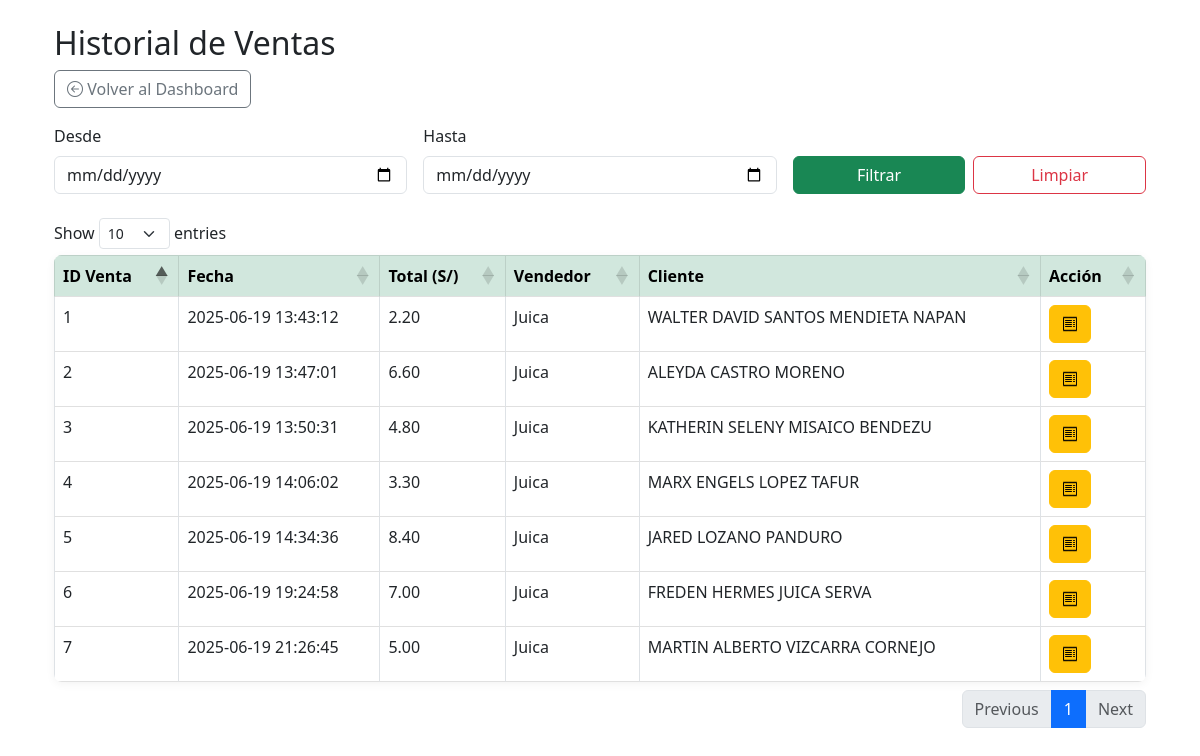
Screenshot of /frontend/views/ventas.php (signed in) with the database file from the repository.
### tables this page shows
CREATE TABLE ventas (
  id_venta int NOT NULL,
  fecha datetime DEFAULT CURRENT_TIMESTAMP,
  total decimal(10,2) NOT NULL,
  id_usuario int NOT NULL,
  id_cliente int DEFAULT NULL
);

CREATE TABLE usuarios (
  id_usuario int NOT NULL,
  usuario varchar(100) NOT NULL,
  contraseña varchar(255) NOT NULL,
  rol enum('administrador','vendedor') NOT NULL,
  token_recuperacion varchar(255) DEFAULT NULL,
  expira_token datetime DEFAULT NULL
);

CREATE TABLE clientes (
  id_cliente int NOT NULL,
  dni char(8) NOT NULL,
  nombre_completo varchar(200) NOT NULL
);

### frontend/views/ventas.php (the view, shortened to what this page needs)
<?php
require '../../backend/config/conexion.php';
$desde = $_GET['desde'] ?? '';
$hasta = $_GET['hasta'] ?? '';
$condicion = '';
$query = "
    SELECT v.id_venta, v.fecha, v.total, u.usuario, c.nombre_completo AS cliente
    FROM Ventas v
    JOIN Usuarios u ON v.id_usuario = u.id_usuario
    JOIN Clientes c ON v.id_cliente = c.id_cliente
    $condicion
    ORDER BY v.fecha DESC
";
$stmt = $conn->prepare($query);
$stmt->execute();
$ventas = $stmt->fetchAll(PDO::FETCH_ASSOC);
?>
<!DOCTYPE html>
<html lang="es">
<head>
  <link rel="stylesheet" href="../assets/css/dashboard.css">
  <link rel="stylesheet" href="https://cdn.jsdelivr.net/npm/bootstrap-icons/font/bootstrap-icons.css">
  <link rel="stylesheet" href="https://cdn.jsdelivr.net/npm/bootstrap@5.3.0/dist/css/bootstrap.min.css">
  <link rel="stylesheet" href="https://cdn.datatables.net/1.13.5/css/dataTables.bootstrap5.min.css">
</head>
<body>
<div class="container p-4">
  <h2>Historial de Ventas</h2>
  <a href="dashboard_admin.php" class="btn btn-outline-secondary mb-3">
    <i class="bi bi-arrow-left-circle"></i> Volver al Dashboard
  </a>
  <form class="row g-3 mb-4" method="GET">
    <div class="col-md-4">
      <label for="desde" class="form-label">Desde</label>
      <input type="date" class="form-control" name="desde" value="<?= htmlspecialchars($desde) ?>">
    </div>
    <div class="col-md-4">
      <label for="hasta" class="form-label">Hasta</label>
      <input type="date" class="form-control" name="hasta" value="<?= htmlspecialchars($hasta) ?>">
    </div>
    <div class="col-md-4 d-flex align-items-end gap-2">
      <button class="btn btn-success w-50">Filtrar</button>
      <a href="ventas.php" class="btn btn-outline-danger w-50">Limpiar</a>
    </div>
  </form>
  <table class="table table-bordered table-hover">
    <thead class="table-success">
      <tr>
        <th>ID Venta</th>
        <th>Fecha</th>
        <th>Total (S/)</th>
        <th>Vendedor</th>
        <th>Cliente</th>
        <th>Acción</th>
      </tr>
    </thead>
    <tbody>
      <?php foreach ($ventas as $venta): ?>
        <tr>
          <td><?= $venta['id_venta'] ?></td>
          <td><?= $venta['fecha'] ?></td>
          <td><?= number_format($venta['total'], 2) ?></td>
          <td><?= htmlspecialchars($venta['usuario']) ?></td>
          <td><?= htmlspecialchars($venta['cliente']) ?></td>
          <td>
            <a href="ver_boleta_admin.php?id_venta=<?= $venta['id_venta'] ?>" class="btn btn-warning" target="_blank">
              <i class="bi bi-receipt"></i></a>
          </td>
        </tr>
      <?php endforeach; ?>
    </tbody>
  </table>
</div>
</body>
</html>

### frontend/assets/css/dashboard.css (style rules this page uses)
body { font-family: 'Mukta', sans-serif; margin: 0; min-height: 100vh; position: relative; background-color: #f2fdf5; }
body::before { content: ""; background: url('../img/fondo_login.jpg') no-repeat center center / cover; position: fixed; top: 0; left: 0; width: 100%; height: 100%; opacity: 0.35; z-index: -1; }
.container { max-width: 1200px; margin: auto; }
h2 { color: #2e7d32; font-size: 2rem; margin-bottom: 0.5rem; }
table { width: 100%; border-collapse: collapse; background-color: #fff; border-radius: 8px; overflow: hidden; box-shadow: 0 2px 10px rgba(0, 0, 0, 0.05); }
table th, table td { padding: 1rem; border-bottom: 1px solid #e0e0e0; text-align: left; }
table th { background-color: #f0f0f0; color: #333; }
a { color: #508aeb; text-decoration: none; }

### rows the page displays
ventas: id_venta "7", fecha "2025-06-19 21:26:45", total "5.00", id_usuario.usuario "Juica", id_cliente.nombre_completo "MARTIN ALBERTO VIZCARRA CORNEJO"
ventas: id_venta "6", fecha "2025-06-19 19:24:58", total "7.00", id_usuario.usuario "Juica", id_cliente.nombre_completo "FREDEN HERMES JUICA SERVA"
ventas: id_venta "5", fecha "2025-06-19 14:34:36", total "8.40", id_usuario.usuario "Juica", id_cliente.nombre_completo "JARED LOZANO PANDURO"
ventas: id_venta "4", fecha "2025-06-19 14:06:02", total "3.30", id_usuario.usuario "Juica", id_cliente.nombre_completo "MARX ENGELS LOPEZ TAFUR"
ventas: id_venta "3", fecha "2025-06-19 13:50:31", total "4.80", id_usuario.usuario "Juica", id_cliente.nombre_completo "KATHERIN SELENY MISAICO BENDEZU"
ventas: id_venta "2", fecha "2025-06-19 13:47:01", total "6.60", id_usuario.usuario "Juica", id_cliente.nombre_completo "ALEYDA CASTRO MORENO"
ventas: id_venta "1", fecha "2025-06-19 13:43:12", total "2.20", id_usuario.usuario "Juica", id_cliente.nombre_completo "WALTER DAVID SANTOS MENDIETA NAPAN"
